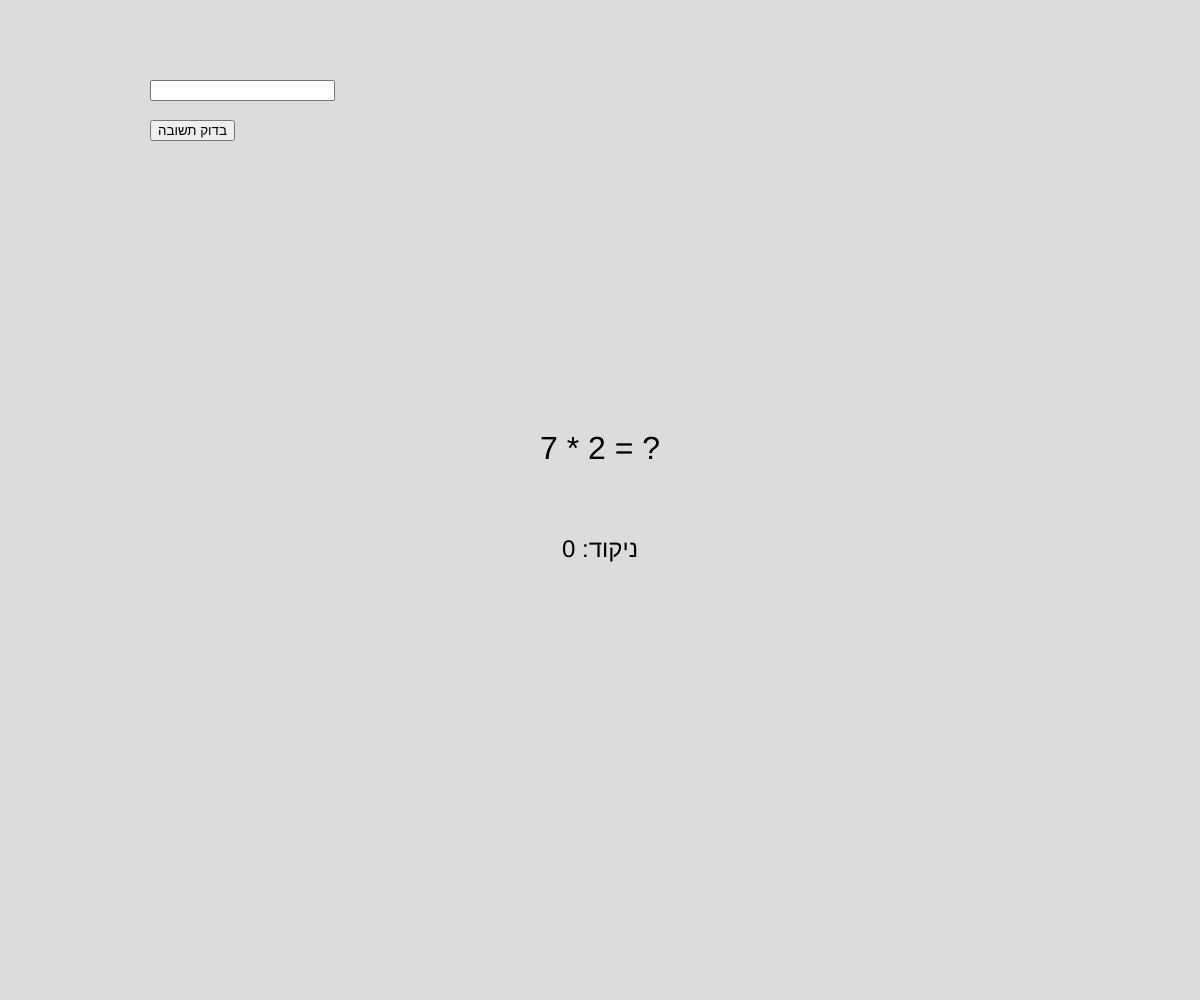
Frame 1 (no input)
Frame 60 (no input): identical to frame 1, image omitted
Frame 120 (the mouse pressed at the canvas centre since frame 60): identical to frame 1, image omitted

The p5.js sketch that drew this single still picture (run headless with seeded random() and noise() and a simulated clock; from frame 60 on, the mouse is pressed at the canvas centre):

// p5.js sketch
// ── sketch.js
let num1, num2, userAnswer, score, startTime, gameOverFlag;
let input, button, message, newGameButton;

function setup() {
  createCanvas(windowWidth, windowHeight);
  score = 0;
  startTime = millis();
  gameOverFlag = false;
  generateQuestion();

  input = createInput();
  input.position(150, 80);

  button = createButton('בדוק תשובה');
  button.position(150, 120);
  button.mousePressed(checkAnswer);

  message = createElement('h2', '');
  message.position(150, 150);

  newGameButton = createButton('משחק חדש');
  newGameButton.position(150, 200);
  newGameButton.hide();
  newGameButton.mousePressed(newGame);
}

function draw() {
  background(220);
  textSize(32);
  textAlign(CENTER, CENTER);
  text(`${num1} * ${num2} = ?`, width / 2, height / 2 - 50);
  textSize(24);
  text(`ניקוד: ${score}`, width / 2, height / 2 + 50);
  
  // הדפסת הזמן החולף ב-console
  console.log(`זמן המשחק החולף: ${(millis() - startTime) / 1000} שניות`);

  // בדיקה אם זמן המשחק עבר את 90 שניות
  if (!gameOverFlag && millis() - startTime > 90000) {
    gameOver();
  }
}

function generateQuestion() {
  num1 = int(random(1, 10));
  num2 = int(random(1, 10));
}

function checkAnswer() {
  userAnswer = int(input.value());
  if (userAnswer === num1 * num2) {
    message.html('הצלחת יא גארי מלך!');
    score++;
    generateQuestion();
  } else {
    message.html(`טעית! גארי יתפוס אותך ${num1 * num2}`);
    score--;
    setTimeout(generateQuestion, 2000); // מחכה 2 שניות לפני הצגת השאלה הבאה
  }
  input.value('');
}

function gameOver() {
  noLoop(); // עצירת המשחק
  gameOverFlag = true;
  textSize(48);
  textAlign(CENTER, CENTER);
  text('המשחק נגמר!', width / 2, height / 2);
  message.html(`הניקוד שלך: ${score}`);
  newGameButton.show();
}

function newGame() {
  score = 0;
  startTime = millis();
  gameOverFlag = false;
  generateQuestion();
  loop(); // התחלת המשחק מחדש
  newGameButton.hide();
}
